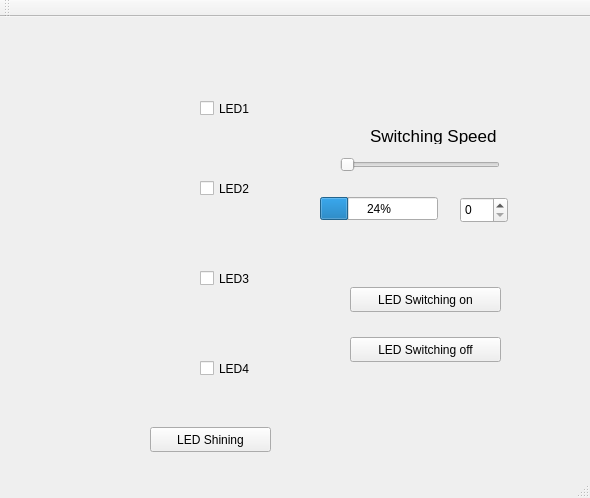
<?xml version="1.0" encoding="UTF-8"?>
<ui version="4.0">
 <class>MainWindow</class>
 <widget class="QMainWindow" name="MainWindow">
  <property name="geometry">
   <rect>
    <x>0</x>
    <y>0</y>
    <width>590</width>
    <height>498</height>
   </rect>
  </property>
  <property name="windowTitle">
   <string>MainWindow</string>
  </property>
  <widget class="QWidget" name="centralWidget">
   <widget class="QLabel" name="LED1">
    <property name="geometry">
     <rect>
      <x>80</x>
      <y>40</y>
      <width>91</width>
      <height>81</height>
     </rect>
    </property>
    <property name="minimumSize">
     <size>
      <width>71</width>
      <height>0</height>
     </size>
    </property>
    <property name="text">
     <string/>
    </property>
    <property name="pixmap">
     <pixmap>../index.png</pixmap>
    </property>
    <property name="scaledContents">
     <bool>true</bool>
    </property>
   </widget>
   <widget class="QCheckBox" name="checkBox_2">
    <property name="geometry">
     <rect>
      <x>200</x>
      <y>160</y>
      <width>92</width>
      <height>23</height>
     </rect>
    </property>
    <property name="text">
     <string>LED2</string>
    </property>
   </widget>
   <widget class="QLabel" name="LED3">
    <property name="geometry">
     <rect>
      <x>80</x>
      <y>220</y>
      <width>91</width>
      <height>81</height>
     </rect>
    </property>
    <property name="minimumSize">
     <size>
      <width>71</width>
      <height>0</height>
     </size>
    </property>
    <property name="text">
     <string/>
    </property>
    <property name="pixmap">
     <pixmap>../index.png</pixmap>
    </property>
    <property name="scaledContents">
     <bool>true</bool>
    </property>
   </widget>
   <widget class="QPushButton" name="shinebutton">
    <property name="geometry">
     <rect>
      <x>150</x>
      <y>410</y>
      <width>121</width>
      <height>25</height>
     </rect>
    </property>
    <property name="text">
     <string>LED Shining</string>
    </property>
   </widget>
   <widget class="QPushButton" name="switchbutton">
    <property name="geometry">
     <rect>
      <x>350</x>
      <y>270</y>
      <width>151</width>
      <height>25</height>
     </rect>
    </property>
    <property name="text">
     <string>LED Switching on</string>
    </property>
   </widget>
   <widget class="QLabel" name="LED4">
    <property name="geometry">
     <rect>
      <x>80</x>
      <y>310</y>
      <width>91</width>
      <height>81</height>
     </rect>
    </property>
    <property name="minimumSize">
     <size>
      <width>71</width>
      <height>0</height>
     </size>
    </property>
    <property name="text">
     <string/>
    </property>
    <property name="pixmap">
     <pixmap>../index.png</pixmap>
    </property>
    <property name="scaledContents">
     <bool>true</bool>
    </property>
   </widget>
   <widget class="QCheckBox" name="checkBox_4">
    <property name="geometry">
     <rect>
      <x>200</x>
      <y>340</y>
      <width>92</width>
      <height>23</height>
     </rect>
    </property>
    <property name="text">
     <string>LED4</string>
    </property>
   </widget>
   <widget class="QLabel" name="LED2">
    <property name="geometry">
     <rect>
      <x>80</x>
      <y>130</y>
      <width>91</width>
      <height>81</height>
     </rect>
    </property>
    <property name="minimumSize">
     <size>
      <width>71</width>
      <height>0</height>
     </size>
    </property>
    <property name="text">
     <string/>
    </property>
    <property name="pixmap">
     <pixmap>../index.png</pixmap>
    </property>
    <property name="scaledContents">
     <bool>true</bool>
    </property>
   </widget>
   <widget class="QCheckBox" name="checkBox_1">
    <property name="geometry">
     <rect>
      <x>200</x>
      <y>80</y>
      <width>92</width>
      <height>23</height>
     </rect>
    </property>
    <property name="text">
     <string>LED1</string>
    </property>
   </widget>
   <widget class="QCheckBox" name="checkBox_3">
    <property name="geometry">
     <rect>
      <x>200</x>
      <y>250</y>
      <width>92</width>
      <height>23</height>
     </rect>
    </property>
    <property name="text">
     <string>LED3</string>
    </property>
   </widget>
   <widget class="QProgressBar" name="progressBar">
    <property name="geometry">
     <rect>
      <x>320</x>
      <y>180</y>
      <width>118</width>
      <height>23</height>
     </rect>
    </property>
    <property name="value">
     <number>24</number>
    </property>
   </widget>
   <widget class="QSpinBox" name="spinBox">
    <property name="geometry">
     <rect>
      <x>460</x>
      <y>180</y>
      <width>48</width>
      <height>26</height>
     </rect>
    </property>
   </widget>
   <widget class="QSlider" name="horizontalSlider">
    <property name="geometry">
     <rect>
      <x>340</x>
      <y>140</y>
      <width>160</width>
      <height>16</height>
     </rect>
    </property>
    <property name="orientation">
     <enum>Qt::Horizontal</enum>
    </property>
   </widget>
   <widget class="QLabel" name="label">
    <property name="geometry">
     <rect>
      <x>370</x>
      <y>110</y>
      <width>191</width>
      <height>17</height>
     </rect>
    </property>
    <property name="font">
     <font>
      <pointsize>13</pointsize>
     </font>
    </property>
    <property name="text">
     <string>Switching Speed</string>
    </property>
   </widget>
   <widget class="QPushButton" name="switchbutton_off">
    <property name="geometry">
     <rect>
      <x>350</x>
      <y>320</y>
      <width>151</width>
      <height>25</height>
     </rect>
    </property>
    <property name="text">
     <string>LED Switching off</string>
    </property>
   </widget>
  </widget>
  <widget class="QToolBar" name="mainToolBar">
   <attribute name="toolBarArea">
    <enum>TopToolBarArea</enum>
   </attribute>
   <attribute name="toolBarBreak">
    <bool>false</bool>
   </attribute>
  </widget>
  <widget class="QStatusBar" name="statusBar"/>
 </widget>
 <layoutdefault spacing="6" margin="11"/>
 <resources/>
 <connections>
  <connection>
   <sender>horizontalSlider</sender>
   <signal>valueChanged(int)</signal>
   <receiver>progressBar</receiver>
   <slot>setValue(int)</slot>
   <hints>
    <hint type="sourcelabel">
     <x>445</x>
     <y>158</y>
    </hint>
    <hint type="destinationlabel">
     <x>400</x>
     <y>217</y>
    </hint>
   </hints>
  </connection>
  <connection>
   <sender>horizontalSlider</sender>
   <signal>valueChanged(int)</signal>
   <receiver>spinBox</receiver>
   <slot>setValue(int)</slot>
   <hints>
    <hint type="sourcelabel">
     <x>474</x>
     <y>163</y>
    </hint>
    <hint type="destinationlabel">
     <x>489</x>
     <y>208</y>
    </hint>
   </hints>
  </connection>
  <connection>
   <sender>spinBox</sender>
   <signal>valueChanged(int)</signal>
   <receiver>horizontalSlider</receiver>
   <slot>setValue(int)</slot>
   <hints>
    <hint type="sourcelabel">
     <x>506</x>
     <y>206</y>
    </hint>
    <hint type="destinationlabel">
     <x>493</x>
     <y>169</y>
    </hint>
   </hints>
  </connection>
 </connections>
</ui>
